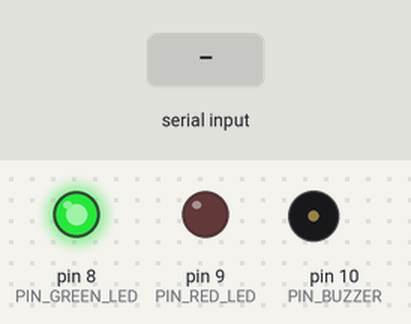
This sketch was run on a simulated Arduino Uno, built with avr-gcc and run on an emulated ATmega328P. Parts: output pins drawn as LEDs (lit = HIGH), buzzer (waves = sounding, pin HIGH). The inputs (shaded band) are chosen by the test bench.

Above: at 1.2 s.
1.3 s: "1" received over Serial
At 1.37 s:
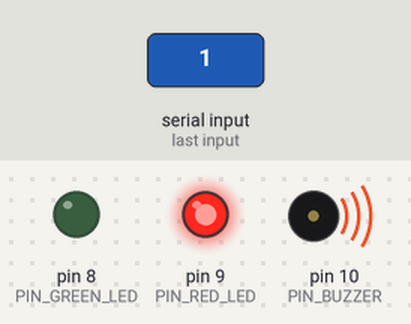
4.3 s: "C" received over Serial
At 4.8 s:
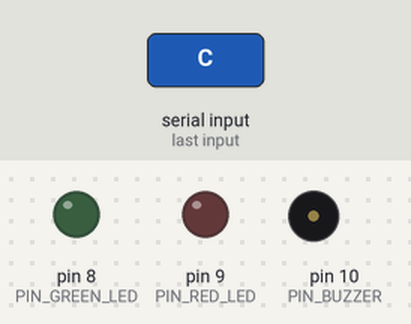
5.8 s: "0" received over Serial
At 7.0 s:
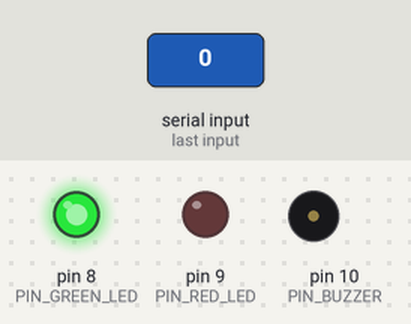
7.3 s: "H" received over Serial
At 11.12 s:
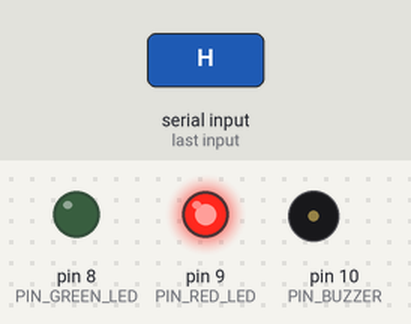
Timing chart, 0 to 11.3 s (numbered marks = the images above; inputs shaded):
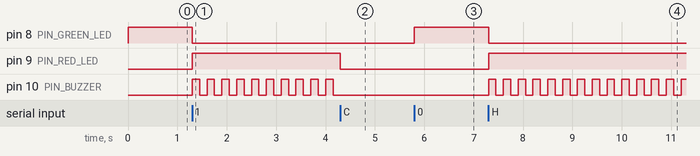

Measured:
- after the input at 1.3 s, pin 8 (PIN_GREEN_LED): HIGH → LOW at once; pin 9 (PIN_RED_LED): LOW → HIGH at once; pin 10 (PIN_BUZZER): alternates HIGH for 0.15 s and LOW for 0.15 s, starting at once
- after the input at 4.3 s, pin 9 (PIN_RED_LED): HIGH → LOW at once; pin 10 (PIN_BUZZER): stops changing and stays LOW
- after the input at 5.8 s, pin 8 (PIN_GREEN_LED): LOW → HIGH at once
- after the input at 7.3 s, pin 8 (PIN_GREEN_LED): HIGH → LOW at once; pin 9 (PIN_RED_LED): LOW → HIGH at once; pin 10 (PIN_BUZZER): alternates HIGH for 0.15 s and LOW for 0.15 s, starting at once

The sketch:

arduino_firmware.ino
```cpp
/*
 * ==============================================================================
 * Proje: İş Sağlığı ve Güvenliği (İSG) Baret Denetim Sistemi - Arduino Uno R3
 * Açıklama: Python PyQt5 arayüzünden gelen seri port komutlarını ('1' / '0')
 *           dinler; Kırmızı/Yeşil LED ve Buzzer ikazlarını yönetir.
 *
 * Pin Konfigürasyonu:
 *   - Pin 8  : Yeşil LED (GÜVENLİ DURUM)
 *   - Pin 9  : Kırmızı LED (KRİTİK İHLAL / TEHLİKE)
 *   - Pin 10 : 5V Aktif Buzzer (SESLİ ALARM)
 *
 * Haberleşme Protokolü (9600 Baud):
 *   - '1' veya 'H': Baretsiz İhlal -> Kırmızı LED AÇIK, Buzzer Kesikli Ses, Yeşil LED KAPALI
 *   - '0' veya 'S': Güvenli Saha  -> Yeşil LED AÇIK, Kırmızı LED KAPALI, Buzzer KAPALI
 *   - 'C': Temizle / Bekleme      -> Tüm ikazlar KAPALI
 * ==============================================================================
 */

const int PIN_GREEN_LED = 8;
const int PIN_RED_LED   = 9;
const int PIN_BUZZER    = 10;

char currentCommand = '0';
unsigned long lastBuzzerToggle = 0;
bool buzzerState = false;

void setup() {
  Serial.begin(9600);

  pinMode(PIN_GREEN_LED, OUTPUT);
  pinMode(PIN_RED_LED, OUTPUT);
  pinMode(PIN_BUZZER, OUTPUT);

  // Başlangıçta tüm çıkışları sıfırla
  digitalWrite(PIN_GREEN_LED, LOW);
  digitalWrite(PIN_RED_LED, LOW);
  digitalWrite(PIN_BUZZER, LOW);
}

void loop() {
  // Seri porttan yeni komut gelip gelmediğini kontrol et
  if (Serial.available() > 0) {
    char cmd = Serial.read();
    if (cmd == '1' || cmd == '0' || cmd == 'H' || cmd == 'S' || cmd == 'C') {
      currentCommand = cmd;
    }
  }

  // Komut durumunu işlet
  if (currentCommand == '1' || currentCommand == 'H') {
    // Baretsiz İhlal Durumu: Kırmızı LED + Kesikli Buzzer
    digitalWrite(PIN_RED_LED, HIGH);
    digitalWrite(PIN_GREEN_LED, LOW);

    // Buzzer Kesikli İkaz (Düdük / Siren Efekti)
    unsigned long currentMillis = millis();
    if (currentMillis - lastBuzzerToggle >= 150) {
      lastBuzzerToggle = currentMillis;
      buzzerState = !buzzerState;
      digitalWrite(PIN_BUZZER, buzzerState ? HIGH : LOW);
    }
  }
  else if (currentCommand == '0' || currentCommand == 'S') {
    // Güvenli Durum: Yeşil LED Aktif, Kırmızı ve Buzzer Pasif
    digitalWrite(PIN_GREEN_LED, HIGH);
    digitalWrite(PIN_RED_LED, LOW);
    digitalWrite(PIN_BUZZER, LOW);
    buzzerState = false;
  }
  else {
    // Bekleme veya Kapalı Durum ('C')
    digitalWrite(PIN_GREEN_LED, LOW);
    digitalWrite(PIN_RED_LED, LOW);
    digitalWrite(PIN_BUZZER, LOW);
    buzzerState = false;
  }
}
```
